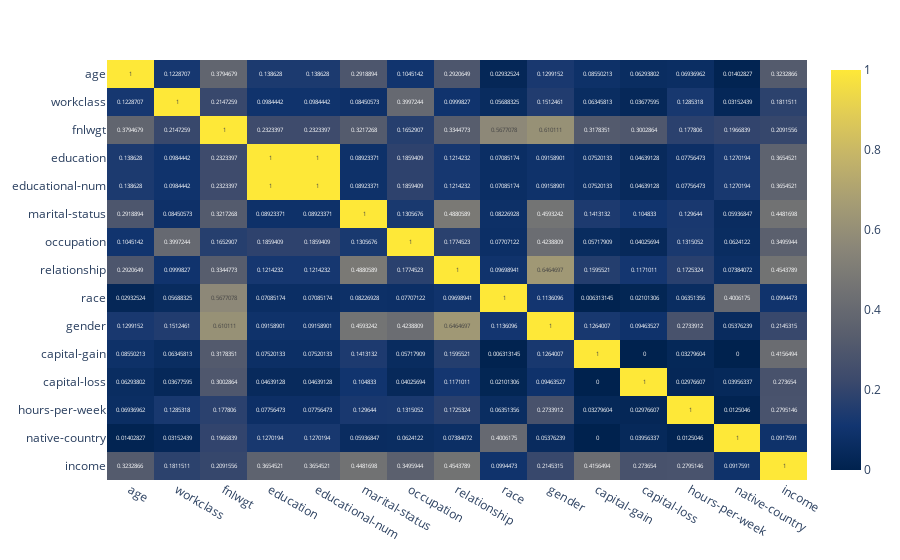

The notebook cell saved with this chart:
### Markdown cell above
Построим тепловую матрицу(матрицу ассоциаций), чтобы понять как и какие признаки связаны между собой. Чем светлее ячейка, тем выше зависимость

### Code cell
associations_df = associations(salary_df, nominal_columns='all', plot=False)
corr_matrix = associations_df['corr']
fig = px.imshow(corr_matrix ,text_auto=True, aspect="auto" , color_continuous_scale = "cividis")
fig.show()

### Figure 1 — Plotly figure (JSON) as saved in the notebook; plotly's stock layout.template omitted (floating-point values rounded to 4 significant figures; data arrays with more than 128 entries replaced by an {"elided": "..."} marker saying what was removed)
{"data": [{"coloraxis": "coloraxis", "hovertemplate": "x: %{x}<br>y: %{y}<br>color: %{z}<extra></extra>", "name": "0", "texttemplate": "%{z}", "type": "heatmap", "x": ["age", "workclass", "fnlwgt", "education", "educational-num", "marital-status", "occupation", "relationship", "race", "gender", "capital-gain", "capital-loss", "hours-per-week", "native-country", "income"], "xaxis": "x", "y": ["age", "workclass", "fnlwgt", "education", "educational-num", "marital-status", "occupation", "relationship", "race", "gender", "capital-gain", "capital-loss", "hours-per-week", "native-country", "income"], "yaxis": "y", "z": {"elided": "15x15 float values"}}], "layout": {"coloraxis": {"colorscale": [[0, "#00224e"], [0.1111, "#123570"], [0.2222, "#3b496c"], [0.3333, "#575d6d"], [0.4444, "#707173"], [0.5556, "#8a8678"], [0.6667, "#a59c74"], [0.7778, "#c3b369"], [0.8889, "#e1cc55"], [1, "#fee838"]]}, "margin": {"t": 60}, "xaxis": {"anchor": "y", "domain": [0, 1]}, "yaxis": {"anchor": "x", "autorange": "reversed", "domain": [0, 1]}}}
